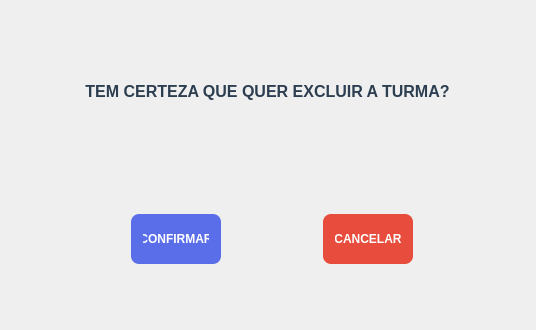
<?xml version="1.0" encoding="UTF-8"?>
<ui version="4.0">
 <class>Form</class>
 <widget class="QWidget" name="Form">
  <property name="geometry">
   <rect>
    <x>0</x>
    <y>0</y>
    <width>536</width>
    <height>330</height>
   </rect>
  </property>
  <property name="windowTitle">
   <string>Deletar Classe</string>
  </property>
  <property name="windowIcon">
   <iconset>
    <normaloff>imagens/68045.png</normaloff>imagens/68045.png</iconset>
  </property>
  <property name="styleSheet">
   <string notr="true">QLabel {
    font-family: &quot;Segoe UI&quot;, &quot;Arial&quot;, sans-serif;
    font-size: 16px;
    font-weight: 500;   
    color: #2c3e50;     
}
QPushButton {
	font: bold;
    background-color: #5B6EE9;
    color: white;
    border-radius: 8px;
    padding: 6px 12px;
    border: none;
}

QPushButton:hover {
    background-color: #4a5ed8; 
}

QPushButton:pressed {
    background-color: #3f50c7; 
}
QPushButton#cancelarExTurma {
    background-color: #e74c3c;  
    color: white;
    border-radius: 8px;
    padding: 6px 12px;
}

QPushButton#cancelarExTurma:hover {
    background-color: #d62c1a;  
}

QPushButton#cancelarExTurma:pressed {
    background-color: #b82414;  
}</string>
  </property>
  <layout class="QGridLayout" name="gridLayout">
   <item row="0" column="0">
    <widget class="QWidget" name="widget" native="true">
     <layout class="QVBoxLayout" name="verticalLayout">
      <item alignment="Qt::AlignHCenter">
       <widget class="QLabel" name="excluirTurmaLabel">
        <property name="text">
         <string>TEM CERTEZA QUE QUER EXCLUIR A TURMA?</string>
        </property>
        <property name="alignment">
         <set>Qt::AlignCenter</set>
        </property>
       </widget>
      </item>
      <item>
       <widget class="QWidget" name="widget_2" native="true">
        <layout class="QHBoxLayout" name="horizontalLayout" stretch="0,0">
         <property name="spacing">
          <number>0</number>
         </property>
         <property name="leftMargin">
          <number>9</number>
         </property>
         <property name="topMargin">
          <number>0</number>
         </property>
         <property name="rightMargin">
          <number>0</number>
         </property>
         <property name="bottomMargin">
          <number>0</number>
         </property>
         <item>
          <widget class="QPushButton" name="confirmarExTurma">
           <property name="maximumSize">
            <size>
             <width>90</width>
             <height>50</height>
            </size>
           </property>
           <property name="text">
            <string>CONFIRMAR</string>
           </property>
          </widget>
         </item>
         <item>
          <widget class="QPushButton" name="cancelarExTurma">
           <property name="maximumSize">
            <size>
             <width>90</width>
             <height>50</height>
            </size>
           </property>
           <property name="text">
            <string>CANCELAR</string>
           </property>
          </widget>
         </item>
        </layout>
       </widget>
      </item>
     </layout>
    </widget>
   </item>
  </layout>
 </widget>
 <resources/>
 <connections/>
</ui>
